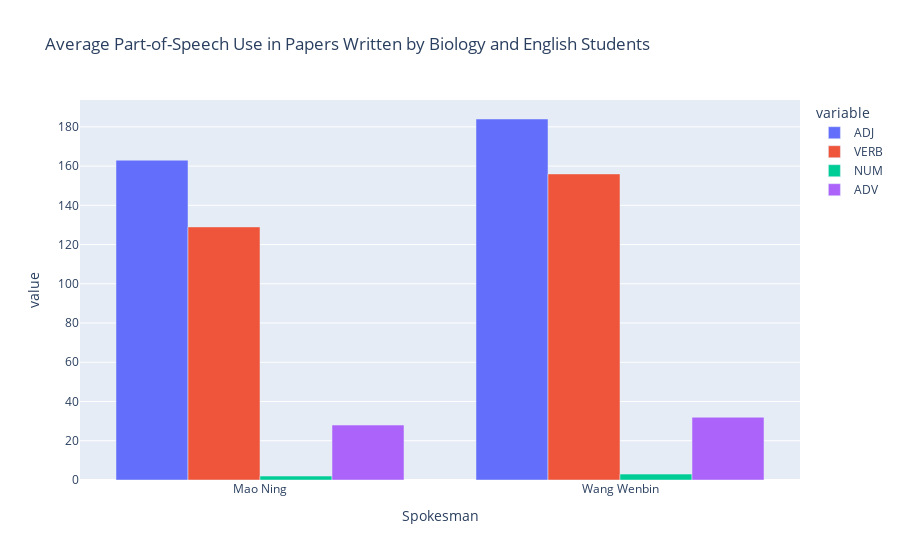

Notebook code cell kept with this figure:
### Markdown cell above
In the speech statistics for December, Wang Wenbing surpasses Mao Ning in various metrics. Even with an equal number of speeches, it is evident that Wang Wenbing utilizes a more diverse range of vocabulary and covers a broader range of topics.

### Code cell
# Use plotly to plot proper noun use per genre
fig = px.bar(average_pos_df, x="Spokesman", y=["ADJ", 'VERB', "NUM","ADV"], title="Average Part-of-Speech Use in Papers Written by Biology and English Students", barmode='group')
fig.show()

### Figure 1 — Plotly figure (JSON) as saved in the notebook; plotly's stock layout.template omitted (floating-point values rounded to 4 significant figures)
{"data": [{"alignmentgroup": "True", "hovertemplate": "variable=ADJ<br>Spokesman=%{x}<br>value=%{y}<extra></extra>", "legendgroup": "ADJ", "marker": {"color": "#636efa", "pattern": {"shape": ""}}, "name": "ADJ", "offsetgroup": "ADJ", "orientation": "v", "showlegend": true, "textposition": "auto", "type": "bar", "x": ["Mao Ning", "Wang Wenbin"], "xaxis": "x", "y": [163, 184], "yaxis": "y"}, {"alignmentgroup": "True", "hovertemplate": "variable=VERB<br>Spokesman=%{x}<br>value=%{y}<extra></extra>", "legendgroup": "VERB", "marker": {"color": "#EF553B", "pattern": {"shape": ""}}, "name": "VERB", "offsetgroup": "VERB", "orientation": "v", "showlegend": true, "textposition": "auto", "type": "bar", "x": ["Mao Ning", "Wang Wenbin"], "xaxis": "x", "y": [129, 156], "yaxis": "y"}, {"alignmentgroup": "True", "hovertemplate": "variable=NUM<br>Spokesman=%{x}<br>value=%{y}<extra></extra>", "legendgroup": "NUM", "marker": {"color": "#00cc96", "pattern": {"shape": ""}}, "name": "NUM", "offsetgroup": "NUM", "orientation": "v", "showlegend": true, "textposition": "auto", "type": "bar", "x": ["Mao Ning", "Wang Wenbin"], "xaxis": "x", "y": [2, 3], "yaxis": "y"}, {"alignmentgroup": "True", "hovertemplate": "variable=ADV<br>Spokesman=%{x}<br>value=%{y}<extra></extra>", "legendgroup": "ADV", "marker": {"color": "#ab63fa", "pattern": {"shape": ""}}, "name": "ADV", "offsetgroup": "ADV", "orientation": "v", "showlegend": true, "textposition": "auto", "type": "bar", "x": ["Mao Ning", "Wang Wenbin"], "xaxis": "x", "y": [28, 32], "yaxis": "y"}], "layout": {"barmode": "group", "legend": {"title": {"text": "variable"}, "tracegroupgap": 0}, "title": {"text": "Average Part-of-Speech Use in Papers Written by Biology and English Students"}, "xaxis": {"anchor": "y", "domain": [0, 1], "title": {"text": "Spokesman"}}, "yaxis": {"anchor": "x", "domain": [0, 1], "title": {"text": "value"}}}}
